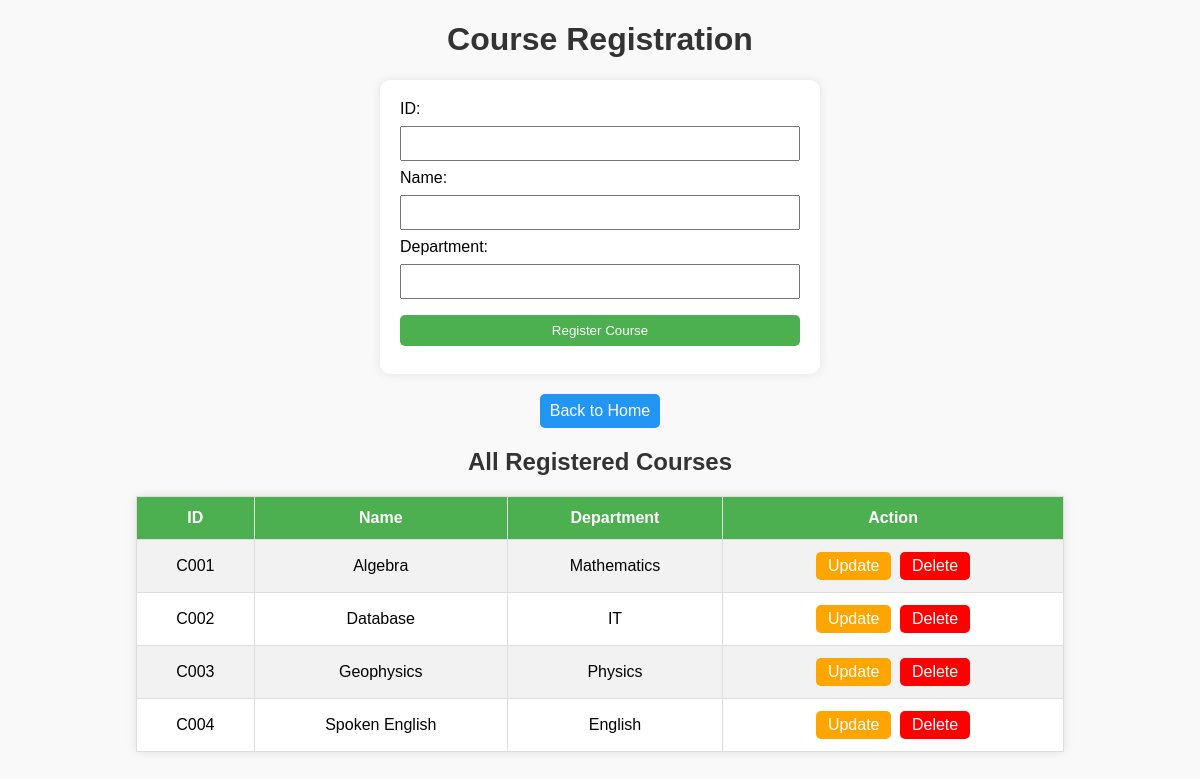
The app's page /school_site/course.php (signed in) with its own data.
### tables this page shows
CREATE TABLE `course_table` (
  `co_id` varchar(10) NOT NULL,
  `co_name` varchar(50) DEFAULT NULL,
  `department` varchar(50) DEFAULT NULL
);

### school_site/course.php (the view, shortened to what this page needs)
<?php
include 'db.php';
$edit_id = "";
$edit_name = "";
$edit_dept = "";
$update = false;
$result = $conn->query("SELECT * FROM course_table");
?>
<!DOCTYPE html>
<html>
<head>
</head>
<body>
<h1>Course Registration</h1>
<form method="post">
    <label>ID:</label>
    <input type="text" name="id" value="<?php echo $edit_id; ?>" <?php echo $update ? 'readonly' : ''; ?> required>
    <label>Name:</label>
    <input type="text" name="name" value="<?php echo $edit_name; ?>" required>
    <label>Department:</label>
    <input type="text" name="department" value="<?php echo $edit_dept; ?>" required>
    <?php if($update): ?>
        <input type="submit" name="update" value="Update Course">
    <?php else: ?>
        <input type="submit" name="save" value="Register Course">
    <?php endif; ?>
</form>
<a href="index.php" class="back-home">Back to Home</a>
<h2>All Registered Courses</h2>
<?php
if($result->num_rows > 0){
    echo "<table>";
    echo "<tr>
            <th>ID</th>
            <th>Name</th>
            <th>Department</th>
            <th>Action</th>
          </tr>";
    while($row = $result->fetch_assoc()){
        echo "<tr>
                <td>".$row['co_id']."</td>
                <td>".$row['co_name']."</td>
                <td>".$row['department']."</td>
                <td>
                    <a href='course.php?edit=".$row['co_id']."' class='button update'>Update</a>
                    <a href='course.php?delete=".$row['co_id']."' class='button delete' onclick=\"return confirm('Are you sure?')\">Delete</a>
                </td>
              </tr>";
    }
    echo "</table>";
} else {
    echo "<p style='text-align:center;'>No courses found.</p>";
}
?>
</body>
</html>

### school_site/course.php (style rules this page uses)
body { font-family: Arial, sans-serif; background-color: #f9f9f9; margin: 20px; }
h1, h2 { text-align: center; color: #333; }
form { width: 400px; margin: 20px auto; padding: 20px; background: white; border-radius: 10px; box-shadow: 0 0 10px rgba(0,0,0,0.1); }
input[type=text], input[type=submit] { width: 100%; padding: 8px; margin: 8px 0; box-sizing: border-box; }
input[type=submit] { background-color: #4CAF50; color: white; border: none; cursor: pointer; border-radius: 5px; transition: 0.3s; }
a.button { padding: 5px 12px; border-radius: 5px; text-decoration: none; color: white; margin: 0 2px; display: inline-block; }
a.update { background-color: orange; }
a.delete { background-color: red; }
table { width: 80%; margin: 20px auto; border-collapse: collapse; background: white; box-shadow: 0 0 10px rgba(0,0,0,0.1); }
th, td { padding: 12px; border: 1px solid #ddd; text-align: center; }
th { background-color: #4CAF50; color: white; }
tr:nth-child(even) { background-color: #f2f2f2; }
.back-home { display: block; width: 120px; margin: 0 auto; text-align: center; padding: 8px 0; background-color: #2196F3; color: white; text-decoration: none; border-radius: 5px; }

### records on screen
course_table: co_id "C001", co_name "Algebra", department "Mathematics"
course_table: co_id "C002", co_name "Database", department "IT"
course_table: co_id "C003", co_name "Geophysics", department "Physics"
course_table: co_id "C004", co_name "Spoken English", department "English"
